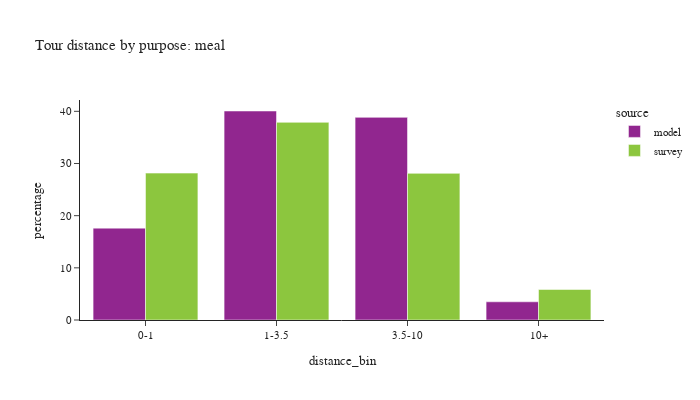

Notebook source saved alongside this figure:
### Code cell
plot_bins(tour, tour['pdpurp'] == 6, 'meal')

### Figure 1 — Plotly figure (JSON) as saved in the notebook; plotly's stock layout.template omitted (floating-point values rounded to 4 significant figures)
{"data": [{"alignmentgroup": "True", "customdata": [[57225], [130201], [126239], [11336]], "hovertemplate": "source=model<br>distance_bin=%{x}<br>percentage=%{y}<br>sample count=%{customdata[0]}<extra></extra>", "legendgroup": "model", "marker": {"color": "#91268F", "pattern": {"shape": ""}}, "name": "model", "offsetgroup": "model", "orientation": "v", "showlegend": true, "textposition": "auto", "type": "bar", "x": ["0-1", "1-3.5", "3.5-10", "10+"], "xaxis": "x", "y": [17.61, 40.06, 38.84, 3.488], "yaxis": "y"}, {"alignmentgroup": "True", "customdata": [[268], [261], [196], [76]], "hovertemplate": "source=survey<br>distance_bin=%{x}<br>percentage=%{y}<br>sample count=%{customdata[0]}<extra></extra>", "legendgroup": "survey", "marker": {"color": "#8CC63E", "pattern": {"shape": ""}}, "name": "survey", "offsetgroup": "survey", "orientation": "v", "showlegend": true, "textposition": "auto", "type": "bar", "x": ["0-1", "1-3.5", "3.5-10", "10+"], "xaxis": "x", "y": [28.15, 37.89, 28.11, 5.848], "yaxis": "y"}], "layout": {"barmode": "group", "font": {"size": 11}, "height": 400, "legend": {"title": {"text": "source"}, "tracegroupgap": 0}, "title": {"text": "Tour distance by purpose: meal"}, "width": 700, "xaxis": {"anchor": "y", "domain": [0.0, 1.0], "title": {"text": "distance_bin"}}, "yaxis": {"anchor": "x", "domain": [0.0, 1.0], "title": {"text": "percentage"}}}}
